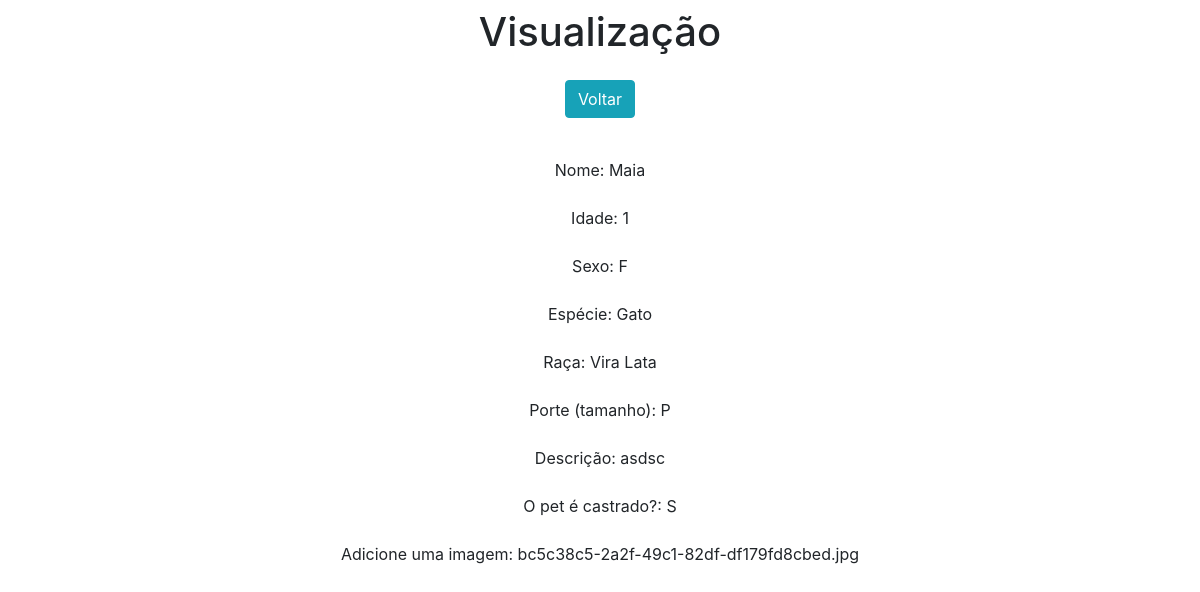
Page /view/2/ on the committed database.
### telainicial/models.py (models this page shows)
class Pets(models.Model):
    MF = [('M', 'Macho'), ('F', 'Fêmea')]
    Especies = [('Cão','Cão'), ('Gato','Gato')]
    Tamanhos = [('XP','Mini'),('P','Pequeno'),('M','Médio'),('G','Grande'),('XG','Extra Grande')]
    Castracao = [('S', 'Sim'), ('N', 'Não')]
    nome = models.CharField(max_length=100)
    idade = models.IntegerField(null=True)
    sexo = models.CharField(choices=MF, max_length=1)
    especie = models.CharField(choices=Especies, max_length=4)
    raca = models.CharField(max_length=30)
    porte = models.CharField(choices=Tamanhos, max_length=2)
    descricao = models.TextField()
    castrado = models.CharField(choices=Castracao, max_length=1)
    imagem = StdImageField('Imagem', upload_to=get_file_path, variations={'thumb': {'width': 480, 'height': 480, 'crop': True}})

### telainicial/views.py (the view)
# urls.py: path('view/<int:pk>/', views.view, name='view'),
def view(request, pk):
    data = {}
    data['db'] = Pets.objects.get(pk=pk)
    return render(request, 'view.html',data)

### telainicial/templates/view.html (shortened to what this page needs)
{% load static %}
<!DOCTYPE html>
<html lang="pt-br">
<head>
    <link rel="stylesheet" href="https://stackpath.bootstrapcdn.com/bootstrap/4.1.3/css/bootstrap.min.css">
</head>
<body>
    <div class="col-8 m-auto pt-2 pb-2 text-center">
        <h1> Visualização </h1>
    </div>
    <div class="col-8 m-auto pt-2 pb-2 text-center">
        <a href="/" class="btn btn-info"> Voltar </a>
    </div>
    <div class="col-8 m-auto pt-2 pb-2 text-center">
            <div class="form-group mt-4">Nome: {{db.nome}}</div>
            <div class="form-group mt-4">Idade: {{db.idade}}</div>
            <div class="form-group mt-4">Sexo: {{db.sexo}}</div>
            <div class="form-group mt-4">Espécie: {{db.especie}}</div>
            <div class="form-group mt-4">Raça: {{db.raca}}</div>
            <div class="form-group mt-4">Porte (tamanho): {{db.porte}}</div>
            <div class="form-group mt-4">Descrição: {{db.descricao}}</div>
            <div class="form-group mt-4">O pet é castrado?: {{db.castrado}}</div>
            <div class="form-group mt-4">Adicione uma imagem: {{db.imagem}}</div>
    </div>
</body>
</html>

### rows in the picture
Pets: nome "Maia", idade "1", sexo "F", especie "Gato", raca "Vira Lata", porte "P", descricao "asdsc", castrado "S", imagem "bc5c38c5-2a2f-49c1-82df-df179fd8cbed.jpg"
